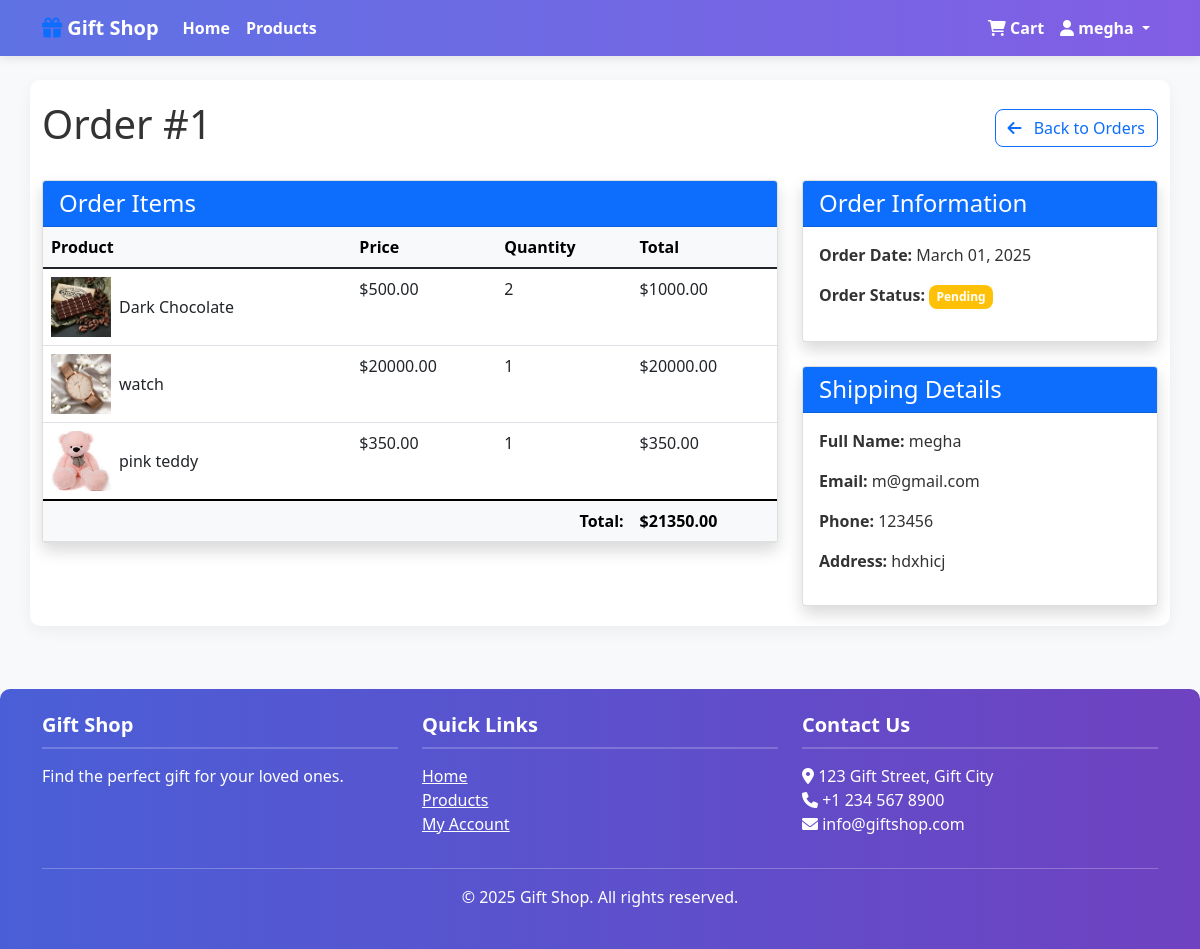
Page /orders/orders/1/ (signed in) on the committed database.
### orders/models.py (models this page shows, shortened)
class Order(models.Model):
    STATUS_CHOICES = (
        ('pending', 'Pending'),
        ('processing', 'Processing'),
        ('shipped', 'Shipped'),
        ('delivered', 'Delivered'),
        ('cancelled', 'Cancelled')
    )
    user = models.ForeignKey(User, on_delete=models.CASCADE)
    full_name = models.CharField(max_length=100)
    email = models.EmailField()
    address = models.TextField()
    phone = models.CharField(max_length=15)
    created_at = models.DateTimeField(auto_now_add=True)
    updated_at = models.DateTimeField(auto_now=True)
    status = models.CharField(max_length=20, choices=STATUS_CHOICES, default='pending')
    def get_total_cost(self):
        return sum(item.get_cost() for item in self.items.all())

class OrderItem(models.Model):
    order = models.ForeignKey(Order, related_name='items', on_delete=models.CASCADE)
    product = models.ForeignKey(Product, on_delete=models.CASCADE)
    price = models.DecimalField(max_digits=10, decimal_places=2)
    quantity = models.PositiveIntegerField(default=1)
    def get_cost(self):
        return self.price * self.quantity

### products/models.py (models this page shows, shortened)
class Product(models.Model):
    name = models.CharField(max_length=200)
    description = models.TextField()
    price = models.DecimalField(max_digits=10, decimal_places=2)
    image = models.ImageField(upload_to='product_images')
    category = models.ForeignKey(Category, on_delete=models.CASCADE)
    available = models.BooleanField(default=True)
    created_at = models.DateTimeField(auto_now_add=True)
    updated_at = models.DateTimeField(auto_now=True)

### orders/views.py (the view)
# urls.py: path('orders/<int:order_id>/', views.order_detail, name='order_detail'),
@login_required
def order_detail(request, order_id):
    order = get_object_or_404(Order, id=order_id, user=request.user)
    return render(request, 'orders/order_detail.html', {'order': order})

### templates/orders/order_detail.html (shortened to what this page needs)
{% extends 'base.html' %}
{% block content %}
    <div class="d-flex justify-content-between align-items-center mb-4">
        <h1>Order #{{ order.id }}</h1>
        <a href="{% url 'order_list' %}" class="btn btn-outline-primary">
            <i class="fas fa-arrow-left me-2"></i> Back to Orders
        </a>
    </div>
    <div class="row">
        <div class="col-md-8">
            <div class="card shadow mb-4">
                <div class="card-header bg-primary text-white">
                    <h4 class="card-title mb-0">Order Items</h4>
                </div>
                <div class="card-body p-0">
                    <div class="table-responsive">
                        <table class="table mb-0">
                            <thead class="table-light">
                                <tr>
                                    <th>Product</th>
                                    <th>Price</th>
                                    <th>Quantity</th>
                                    <th>Total</th>
                                </tr>
                            </thead>
                            <tbody>
                                {% for item in order.items.all %}
                                    <tr>
                                        <td>
                                            <div class="d-flex align-items-center">
                                                <img src="{{ item.product.image.url }}" alt="{{ item.product.name }}" class="me-2" style="width: 60px; height: 60px; object-fit: cover;">
                                                {{ item.product.name }}
                                            </div>
                                        </td>
                                        <td>${{ item.price }}</td>
                                        <td>{{ item.quantity }}</td>
                                        <td>${{ item.get_cost }}</td>
                                    </tr>
                                {% endfor %}
                            </tbody>
                            <tfoot class="table-light">
                                <tr>
                                    <td colspan="3" class="text-end"><strong>Total:</strong></td>
                                    <td><strong>${{ order.get_total_cost }}</strong></td>
                                </tr>
                            </tfoot>
                        </table>
                    </div>
                </div>
            </div>
        </div>
        <div class="col-md-4">
            <div class="card shadow mb-4">
                <div class="card-header bg-primary text-white">
                    <h4 class="card-title mb-0">Order Information</h4>
                </div>
                <div class="card-body">
                    <p><strong>Order Date:</strong> {{ order.created_at|date:"F d, Y" }}</p>
                    <p><strong>Order Status:</strong>
                        {% if order.status == 'pending' %}
                            <span class="badge bg-warning">Pending</span>
                        {% elif order.status == 'processing' %}
                            <span class="badge bg-info">Processing</span>
                        {% elif order.status == 'shipped' %}
                            <span class="badge bg-primary">Shipped</span>
                        {% elif order.status == 'delivered' %}
                            <span class="badge bg-success">Delivered</span>
                        {% elif order.status == 'cancelled' %}
                            <span class="badge bg-danger">Cancelled</span>
                        {% endif %}
                    </p>
                </div>
            </div>
            <div class="card shadow">
                <div class="card-header bg-primary text-white">
                    <h4 class="card-title mb-0">Shipping Details</h4>
                </div>
                <div class="card-body">
                    <p><strong>Full Name:</strong> {{ order.full_name }}</p>
                    <p><strong>Email:</strong> {{ order.email }}</p>
                    <p><strong>Phone:</strong> {{ order.phone }}</p>
                    <p><strong>Address:</strong> {{ order.address }}</p>
                </div>
            </div>
        </div>
    </div>
{% endblock %}

### templates/base.html (shortened to what this page needs)
{% load static %}
<!DOCTYPE html>
<html lang="en">
<head>
    <link href="https://cdn.jsdelivr.net/npm/bootstrap@5.1.3/dist/css/bootstrap.min.css" rel="stylesheet">
    <link rel="stylesheet" href="https://cdnjs.cloudflare.com/ajax/libs/font-awesome/6.0.0-beta3/css/all.min.css">
    <link rel="stylesheet" href="{% static 'css/style.css' %}">
</head>
<body>
    <nav class="navbar navbar-expand-lg navbar-light bg-light">
        <div class="container">
            <a class="navbar-brand" href="{% url 'home' %}">
                <i class="fas fa-gift text-primary"></i> Gift Shop
            </a>
            <div class="collapse navbar-collapse" id="navbarNav">
                <ul class="navbar-nav me-auto">
                    <li class="nav-item">
                        <a class="nav-link" href="{% url 'home' %}">Home</a>
                    </li>
                    <li class="nav-item">
                        <a class="nav-link" href="{% url 'product_list' %}">Products</a>
                    </li>
                </ul>
                <ul class="navbar-nav ms-auto">
                    {% if user.is_authenticated %}
                        <li class="nav-item">
                            <a class="nav-link" href="{% url 'cart_detail' %}">
                                <i class="fas fa-shopping-cart"></i> Cart
                            </a>
                        </li>
                        <li class="nav-item dropdown">
                            <a class="nav-link dropdown-toggle" href="#" id="navbarDropdown" role="button" data-bs-toggle="dropdown">
                                <i class="fas fa-user"></i> {{ user.username }}
                            </a>
                        </li>
                    {% endif %}
                </ul>
            </div>
        </div>
    </nav>
    <main class="container mt-4">
        {% block content %}{% endblock %}
    </main>
    <footer class="bg-dark text-white py-4 mt-5">
        <div class="container">
            <div class="row">
                <div class="col-md-4">
                    <h5>Gift Shop</h5>
                    <p>Find the perfect gift for your loved ones.</p>
                </div>
                <div class="col-md-4">
                    <h5>Quick Links</h5>
                    <ul class="list-unstyled">
                        <li><a href="{% url 'home' %}" class="text-white">Home</a></li>
                        <li><a href="{% url 'product_list' %}" class="text-white">Products</a></li>
                        {% if user.is_authenticated %}
                            <li><a href="{% url 'profile' %}" class="text-white">My Account</a></li>
                        {% else %}
                            <li><a href="{% url 'login' %}" class="text-white">Login</a></li>
                        {% endif %}
                    </ul>
                </div>
                <div class="col-md-4">
                    <h5>Contact Us</h5>
                    <address>
                        <i class="fas fa-map-marker-alt"></i> 123 Gift Street, Gift City<br>
                        <i class="fas fa-phone"></i> +1 234 567 8900<br>
                        <i class="fas fa-envelope"></i> info@giftshop.com
                    </address>
                </div>
            </div>
            <hr>
            <div class="text-center">
                <p>&copy; {% now "Y" %} Gift Shop. All rights reserved.</p>
            </div>
        </div>
    </footer>
</body>
</html>

### static/css/style.css (style rules this page uses)
body { min-height: 100vh; display: flex; flex-direction: column; background-color: #f8f9fa; color: #333; }
main { flex: 1; padding: 20px 0; background-color: #ffffff; border-radius: 10px; box-shadow: 0 5px 15px rgba(0, 0, 0, 0.05); margin-top: 15px; margin-bottom: 15px; }
.navbar { background: linear-gradient(to right, #5e72e4, #825ee4) !important; box-shadow: 0 2px 10px rgba(0, 0, 0, 0.1); }
.navbar-brand, .navbar-nav .nav-link { color: white !important; font-weight: bold; }
.btn { border-radius: 8px; }
.badge { padding: 0.5em 0.6em; border-radius: 8px; }
footer.bg-dark { background: linear-gradient(to right, #4a5fd7, #6f42c1) !important; border-radius: 10px 10px 0 0; margin-top: 30px; }
footer h5 { font-weight: bold; margin-bottom: 15px; border-bottom: 2px solid rgba(255, 255, 255, 0.2); padding-bottom: 10px; }
.container { max-width: 1140px; }

### rows in the picture
Order: id "1", get_total_cost "21350.00", created_at "March 01, 2025", full_name "megha", email "m@gmail.com", phone "123456", address "hdxhicj"
OrderItem: product.image (picture), product.name "Dark Chocolate", price "500.00", quantity "2", get_cost "1000.00"
OrderItem: product.image (picture), product.name "watch", price "20000.00", quantity "1", get_cost "20000.00"
OrderItem: product.image (picture), product.name "pink teddy", price "350.00", quantity "1", get_cost "350.00"

### other values in the picture
{{ user.username }} "megha"
